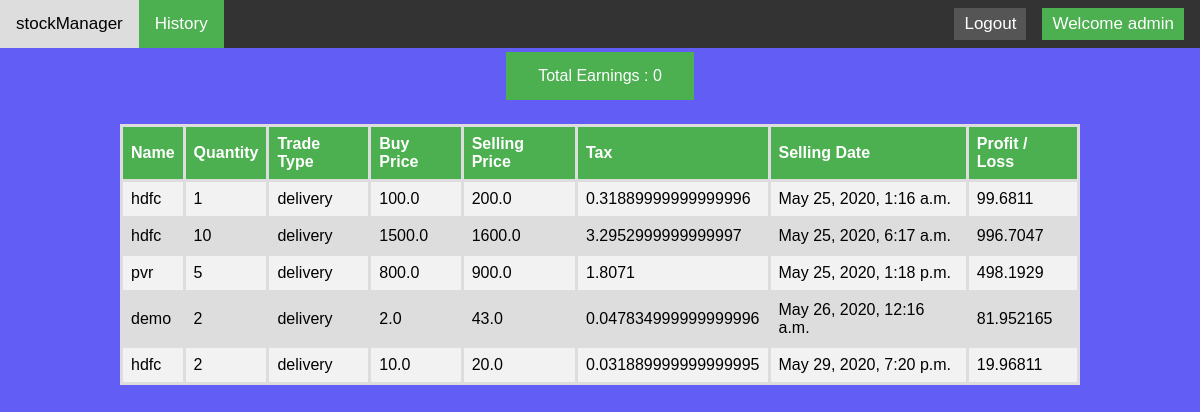
Page /history/ (signed in) on the committed database.
### main/models.py (models this page shows, shortened)
class History(models.Model):
    name = models.CharField(max_length=25)
    quantity = models.IntegerField()
    buy_price = models.FloatField()
    sell_price = models.FloatField()
    trade_type = models.CharField(max_length=25, choices=TRADE_CHOICES, default='DELIVERY')
    date_buy = models.DateTimeField(default=datetime.now)
    date_sell = models.DateTimeField(default=datetime.now)
    profit_loss = models.FloatField(default=0)
    username = models.CharField(max_length=25, default="admin")
    tax = models.FloatField(default=0.0)

### main/views.py (the view)
# urls.py: url('^history/', views.history, name='history'),
@login_required(login_url="/login/")
def history(request):
    data = History.objects.all()
    Total_profit_loss = 0
    context = {'data': data, 'Total_profit_loss': Total_profit_loss}
    return render(request,'main/history.html',context)

### main/templates/main/history.html (shortened to what this page needs)
{% extends 'main/base_app_history.html' %}
{% block body %}
<center>
<button class="button button3" disabled >Total Earnings : {{ Total_profit_loss }}</button>
<table id="customers">
  <tr>
      <th>Name</th>
      <th>Quantity</th>
      <th>Trade Type</th>
      <th>Buy Price</th>
      <th>Selling Price</th>
      <th>Tax</th>
      <th>Selling Date</th>
      <th> Profit / Loss </th>
  </tr>
      {% for each_row in data %}
    {% if user.username == each_row.username %}
  <tr>
      <td>{{each_row.name}}</td>
      <td>{{each_row.quantity}}</td>
      <td>{{each_row.trade_type}}</td>
      <td>{{each_row.buy_price}}</td>
      <td>{{each_row.sell_price}}</td>
      <td>{{each_row.tax}}</td>
      <td> {{each_row.date_sell}}  </td>
      <td> {{each_row.profit_loss}} </td>
  </tr>
    {% endif %}
      {% endfor %}
</table>
</center>
{% endblock %}

### main/templates/main/base_app_history.html (shortened to what this page needs)
<!DOCTYPE html>
<html>
<head>
<link rel="stylesheet" href="https://cdnjs.cloudflare.com/ajax/libs/font-awesome/4.7.0/css/font-awesome.min.css">
</head>
<body>
<div class="topnav">
  <a href="/">stockManager</a>
  <a class="active" href="/history">History</a>
    <div class="login-container">
        <button style="background-color: #4CAF50" disabled>Welcome {{user}}</button>
    </div>
  <div class="login-container">
    <form method="POST" action="/logout/">
      <button type="submit">Logout</button>
    </form>
  </div>
</div>
{% block body %}
{% endblock %}
</body>
</html>

### main/templates/main/base_app_history.html (style rules this page uses)
* { box-sizing: border-box; }
body { margin: 0; font-family: Arial, Helvetica, sans-serif; background-image: url("../../static/main/images/bg_Image.jpg"); background-color: #625DF5; }
.topnav { overflow: hidden; background-color: #e9e9e9; }
.topnav a { float: left; display: block; color: black; text-align: center; padding: 14px 16px; text-decoration: none; font-size: 17px; }
.topnav a.active { background-color: #2196F3; color: white; }
.topnav .login-container { float: right; }
.topnav .login-container button { float: right; padding: 6px 10px; margin-top: 8px; margin-right: 16px; background-color: #555; color: white; font-size: 17px; border: none; cursor: pointer; }
#customers { font-family: "Trebuchet MS", Arial, Helvetica, sans-serif; border-collapse: collapse; font-size: 16px; width: 80%; }
#customers td, #customers th { border: 3px solid #ddd; padding: 8px; }
#customers tr:nth-child(even) { background-color: #f2f2f2; }
#customers { background-color: #ddd; }
#customers th { padding-top: 8px; padding-bottom: 8px; text-align: left; background-color: #4CAF50; color: white; }
.topnav { background-color: #333; overflow: hidden; }
.topnav a { float: left; color: #f2f2f2; text-align: center; padding: 14px 16px; text-decoration: none; font-size: 17px; }
.topnav a.active { background-color: #4CAF50; color: white; }
.button3 { font-size: 16px; }

### rows in the picture
History: name "hdfc", quantity "1", trade_type "delivery", buy_price "100.0", sell_price "200.0", tax "0.31889999999999996", date_sell "May 25, 2020, 1:16 a.m.", profit_loss "99.6811"
History: name "hdfc", quantity "10", trade_type "delivery", buy_price "1500.0", sell_price "1600.0", tax "3.2952999999999997", date_sell "May 25, 2020, 6:17 a.m.", profit_loss "996.7047"
History: name "pvr", quantity "5", trade_type "delivery", buy_price "800.0", sell_price "900.0", tax "1.8071", date_sell "May 25, 2020, 1:18 p.m.", profit_loss "498.1929"
History: name "demo", quantity "2", trade_type "delivery", buy_price "2.0", sell_price "43.0", tax "0.047834999999999996", date_sell "May 26, 2020, 12:16 a.m.", profit_loss "81.952165"
History: name "hdfc", quantity "2", trade_type "delivery", buy_price "10.0", sell_price "20.0", tax "0.031889999999999995", date_sell "May 29, 2020, 7:20 p.m.", profit_loss "19.96811"

### other values in the picture
{{ user }} "admin"
{{ Total_profit_loss }} "0"
